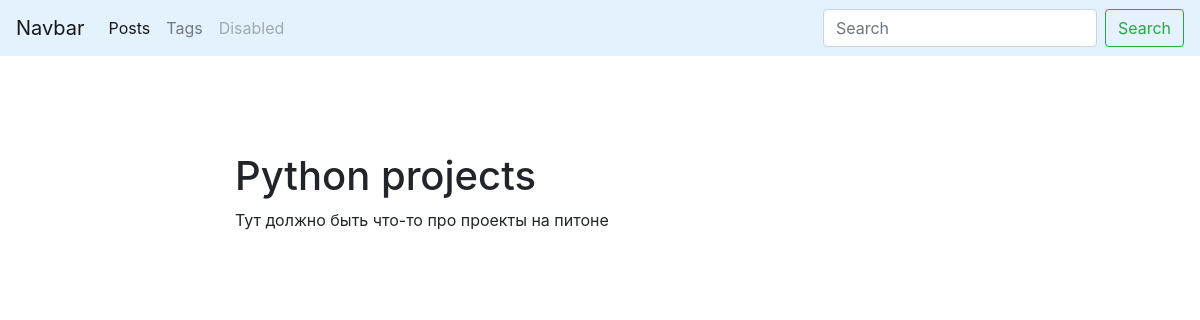
/blog/post/pyton_projects/, run on the app's committed database.
### blog/models.py (models this page shows, shortened)
class Post(models.Model):
    title = models.CharField(max_length=150, db_index=True)
    slug = models.SlugField(max_length=150, blank=True, unique=True)
    body = models.TextField(blank=True, db_index=True)
    tags = models.ManyToManyField('Tag', blank=True, related_name='posts')
    date_pub = models.DateTimeField(auto_now_add=True)

### blog/views.py (the view)
# urls.py: path('post/<str:slug>/', PostDetail.as_view(), name='post_detail_url'),
class PostDetail(objectsDetailMixin, View):
    model = Post
    template = 'blog/post_detail.html'

### blog/utils.py (called while the page is built)
    def get(self, request, slug):
        obj = get_object_or_404(self.model, slug__iexact=slug)
        return render(request, self.template, context={self.model.__name__.lower():obj, 'admin_object': obj, 'detail':True})

### blog/templates/blog/post_detail.html (shortened to what this page needs)
{% extends 'blog/base_blog.html' %}
{% block content %}
    <h1 class="mt-5">
        {{post.title}}
    </h1>
    <p>
      {{post.body}}
    </p>
{% endblock %}

### data on the page
Post: title "Python projects", body "Тут должно быть что-то про проекты на питоне"
